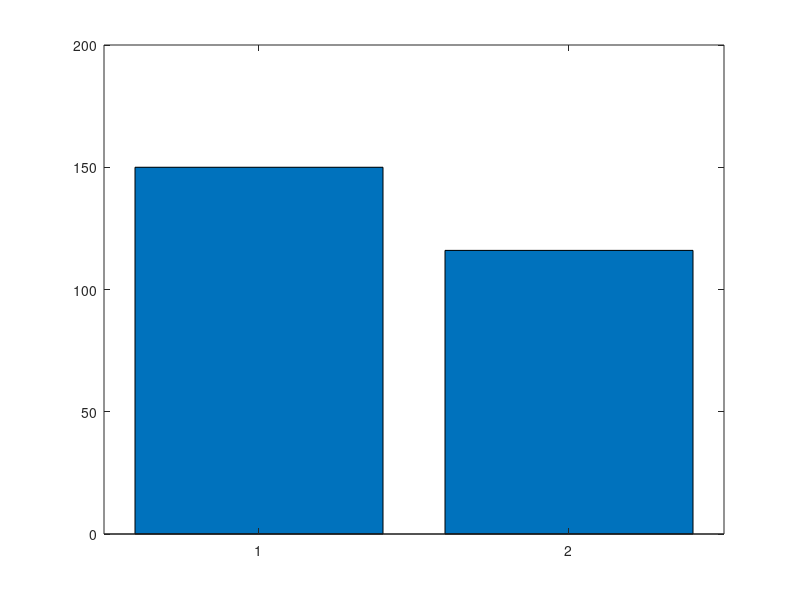

This figure's MATLAB source:
function countresponse( )

load outstim_yifat.mat

L = length(outlist);
for i=1:L,
    for j=1:length(outlist(i).files),
        for e=1:2,
            str = ['el' num2str(e)];
            tmp = outlist(i).files(j).(str);
            if ~isempty(tmp) && ~isfield(tmp,'ignore'),
                disp([outlist(i).files(j).sess '- electrode:' num2str(j)]);
            end
        end
    end
end


sesscnt = zeros(1,2);
prevsess = '';
for i=1:L,
    cnts = zeros(1,2);
    for j=1:length(outlist(i).files),
        for e=1:2,
            str = ['el' num2str(e)];
            if isfield(outlist(i).files(j),str),
                tmp = outlist(i).files(j).(str);
                if ~isempty(tmp) && ~isfield(tmp,'ignore'),
                    disp([outlist(i).files(j).sess '- electrode:' num2str(j)]);
                elseif ~isempty(tmp) && ~tmp.ignore,
                    cnts(e) =cnts(e)+1;
                end
            end
        end
    end
    sesscnt = sesscnt+(sign(cnts));
end

bar(sesscnt)
disp(sesscnt);


cntsAall = zeros(1,2);
cntsPall = zeros(1,2);
for i=1:L,
    cntsA = zeros(1,2);
    cntsP = zeros(1,2);

    for j=1:length(outlist(i).files),
        for e=1:2,
            str = ['el' num2str(e)];
            if isfield(outlist(i).files(j),str),
                tmp = outlist(i).files(j).(str);
                if ~isempty(tmp) && ~isfield(tmp,'ignore'),
                    disp([outlist(i).files(j).sess '- electrode:' num2str(j)]);
                elseif ~isempty(tmp) && ~tmp.ignore,
                    if tmp.Anti && tmp.Grd <= 2,
                        cntsA(e) =cntsA(e)+1;
                    elseif tmp.Post,
                        cntsP(e) =cntsP(e)+1;
                    end
                end
            end
        end
    end
    cntsAall = cntsAall + sign(cntsA);
    cntsPall = cntsPall + sign(cntsP);
end

disp(cntsAall);
disp(cntsPall);
